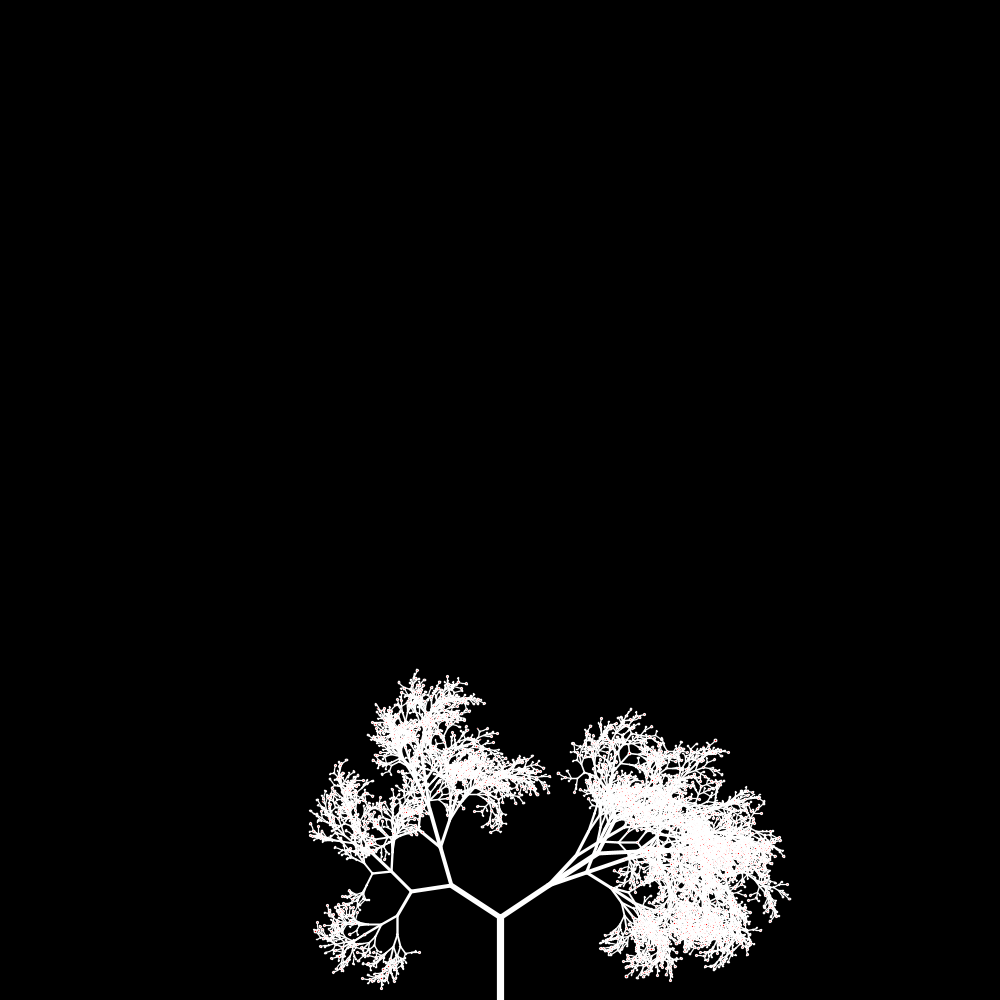
Frame 1 (no input)
Frame 60 (the mouse pressed at the canvas centre just before this capture): identical to frame 1, image omitted
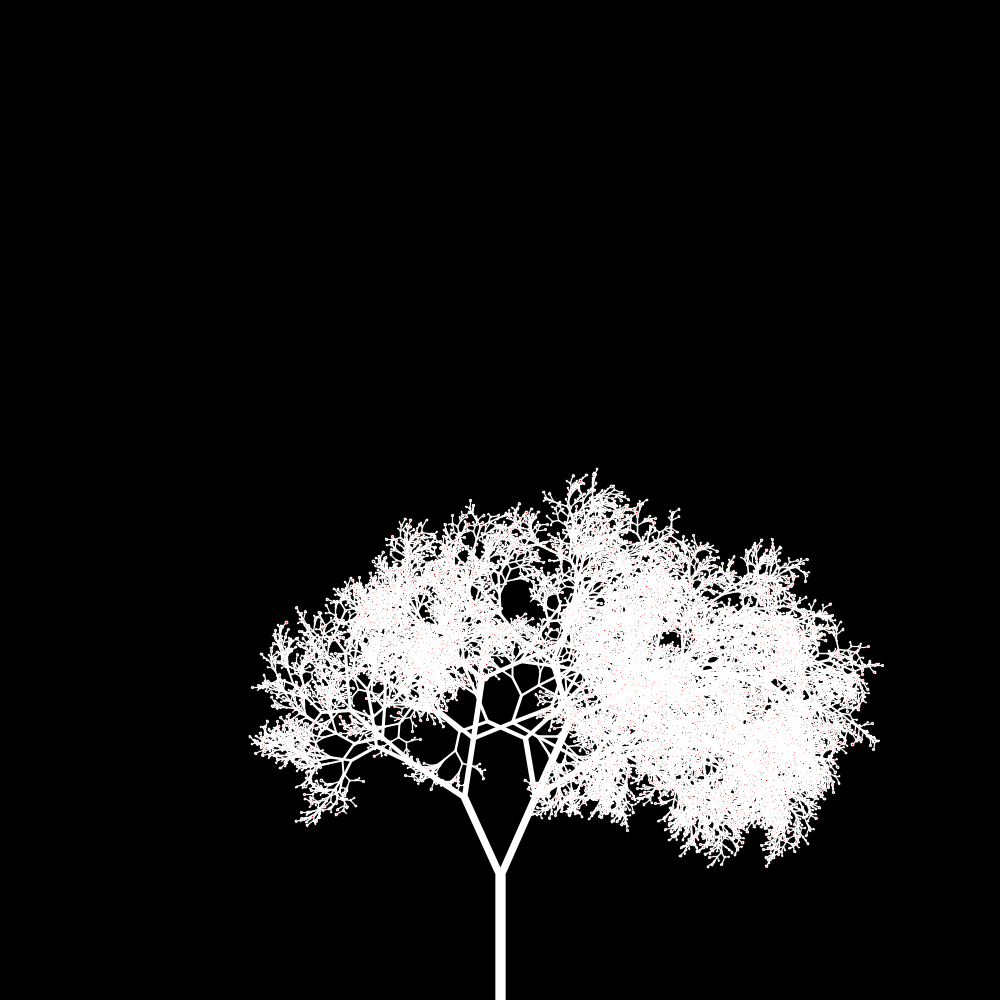
Frame 120 (the mouse held since frame 60 and released just before this capture)

The Processing sketch that drew these frames (run headless with seeded random() and noise(); from frame 60 on, the mouse is pressed at the canvas centre):

// Processing sketch: Branching_Trees_Stochastic
// ── Branching_Trees_Stochastic.pde
Branch b;

float size = random(100,400);


void setup()
{  
  background(0);
  size(1000,1000);
  newTree();

}
void draw()
{
 if (mousePressed)
 {
  pushMatrix();
  newTree();
  println("bla");
  popMatrix();
 }
}

void newTree()
{
  background(0);
  
  stroke(255);
  
  size = random(60,150);
  
  b = new Branch(new PVector(width/2, height-150));
  
  translate(width/2,height);
  
  b.generate((int)size);
  
}
// ── Branch.pde
class Branch
{
  
  float len;
  
  PVector start;
  
  Branch(PVector begin)
  {
    start = begin.get();
  }
  
  void generate(int len_)
  {
    float angle = random(0,PI/3);
    
    float thickness = map(len_,1,120,1,10);
    stroke(255);
    strokeWeight(thickness);
    
    line(0,0,0,-len_);
    
    translate(0,-len_);
    
    
    len_ *= 0.70;
    
    if(len_ > 2)
    {
      pushMatrix();
      rotate(angle);
      generate(len_);
      if(len_>=2)
      {
        generate(len_);
        fill(255,0,0);
        ellipse(0,0, 2,2);
      }
      popMatrix();
      pushMatrix();
      rotate(-angle);
      if(len_>=2)
      {
        generate(len_);
        fill(255,0,0);
        ellipse(0,0, 1,1);
      }
      popMatrix();
    }
    
  }
}
